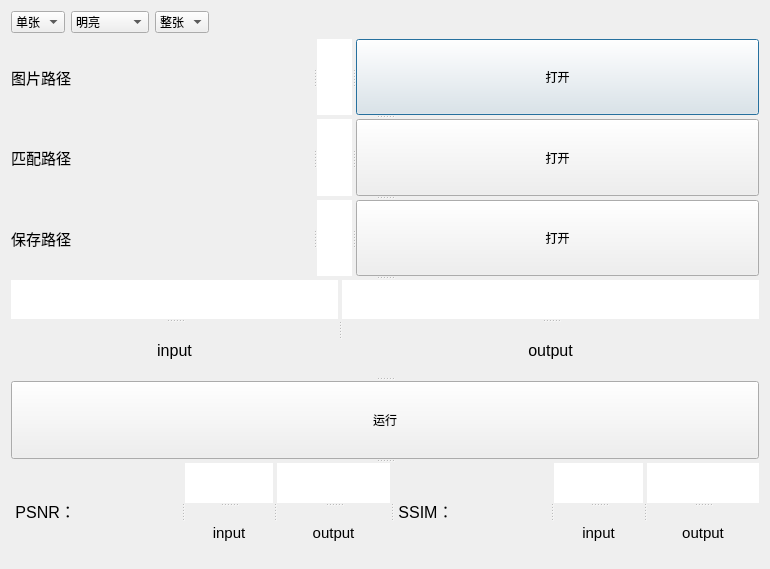
<?xml version="1.0" encoding="UTF-8"?>
<ui version="4.0">
 <class>Dialog</class>
 <widget class="QDialog" name="Dialog">
  <property name="geometry">
   <rect>
    <x>0</x>
    <y>0</y>
    <width>770</width>
    <height>569</height>
   </rect>
  </property>
  <property name="windowTitle">
   <string>Dialog</string>
  </property>
  <layout class="QVBoxLayout" name="verticalLayout_4">
   <item>
    <layout class="QHBoxLayout" name="horizontalLayout">
     <item>
      <widget class="QComboBox" name="comboBox">
       <item>
        <property name="text">
         <string>单张</string>
        </property>
       </item>
       <item>
        <property name="text">
         <string>多张</string>
        </property>
       </item>
      </widget>
     </item>
     <item>
      <widget class="QComboBox" name="comboBox_2">
       <item>
        <property name="text">
         <string>明亮</string>
        </property>
       </item>
       <item>
        <property name="text">
         <string>中度模糊</string>
        </property>
       </item>
       <item>
        <property name="text">
         <string>严重模糊</string>
        </property>
       </item>
      </widget>
     </item>
     <item>
      <widget class="QComboBox" name="comboBox_3">
       <item>
        <property name="text">
         <string>整张</string>
        </property>
       </item>
       <item>
        <property name="text">
         <string>分割</string>
        </property>
       </item>
      </widget>
     </item>
     <item>
      <spacer name="horizontalSpacer_2">
       <property name="orientation">
        <enum>Qt::Horizontal</enum>
       </property>
       <property name="sizeHint" stdset="0">
        <size>
         <width>458</width>
         <height>20</height>
        </size>
       </property>
      </spacer>
     </item>
    </layout>
   </item>
   <item>
    <widget class="QSplitter" name="splitter_15">
     <property name="orientation">
      <enum>Qt::Vertical</enum>
     </property>
     <widget class="QSplitter" name="splitter_13">
      <property name="orientation">
       <enum>Qt::Vertical</enum>
      </property>
      <widget class="QSplitter" name="splitter">
       <property name="orientation">
        <enum>Qt::Horizontal</enum>
       </property>
       <widget class="QLabel" name="label_3">
        <property name="font">
         <font>
          <pointsize>11</pointsize>
         </font>
        </property>
        <property name="text">
         <string>图片路径</string>
        </property>
        <property name="textFormat">
         <enum>Qt::AutoText</enum>
        </property>
        <property name="scaledContents">
         <bool>false</bool>
        </property>
       </widget>
       <widget class="QLabel" name="textEdit">
        <property name="styleSheet">
         <string notr="true">background-color: rgb(255, 255, 255);</string>
        </property>
        <property name="text">
         <string/>
        </property>
       </widget>
       <widget class="QPushButton" name="pushButton">
        <property name="text">
         <string>打开</string>
        </property>
       </widget>
      </widget>
      <widget class="QSplitter" name="splitter_2">
       <property name="orientation">
        <enum>Qt::Horizontal</enum>
       </property>
       <widget class="QLabel" name="label_4">
        <property name="font">
         <font>
          <pointsize>11</pointsize>
         </font>
        </property>
        <property name="text">
         <string>匹配路径</string>
        </property>
        <property name="textFormat">
         <enum>Qt::AutoText</enum>
        </property>
       </widget>
       <widget class="QLabel" name="textEdit_2">
        <property name="styleSheet">
         <string notr="true">background-color: rgb(255, 255, 255);</string>
        </property>
        <property name="text">
         <string/>
        </property>
       </widget>
       <widget class="QPushButton" name="pushButton_2">
        <property name="text">
         <string>打开</string>
        </property>
       </widget>
      </widget>
      <widget class="QSplitter" name="splitter_3">
       <property name="orientation">
        <enum>Qt::Horizontal</enum>
       </property>
       <widget class="QLabel" name="label_10">
        <property name="font">
         <font>
          <pointsize>11</pointsize>
         </font>
        </property>
        <property name="text">
         <string>保存路径</string>
        </property>
        <property name="textFormat">
         <enum>Qt::AutoText</enum>
        </property>
       </widget>
       <widget class="QLabel" name="textEdit_3">
        <property name="styleSheet">
         <string notr="true">background-color: rgb(255, 255, 255);</string>
        </property>
        <property name="text">
         <string/>
        </property>
       </widget>
       <widget class="QPushButton" name="pushButton_4">
        <property name="text">
         <string>打开</string>
        </property>
       </widget>
      </widget>
      <widget class="QSplitter" name="splitter_6">
       <property name="orientation">
        <enum>Qt::Horizontal</enum>
       </property>
       <widget class="QSplitter" name="splitter_4">
        <property name="orientation">
         <enum>Qt::Vertical</enum>
        </property>
        <widget class="QLabel" name="label">
         <property name="styleSheet">
          <string notr="true">background-color: rgb(255, 255, 255);</string>
         </property>
         <property name="text">
          <string/>
         </property>
        </widget>
        <widget class="QLabel" name="label_11">
         <property name="font">
          <font>
           <pointsize>12</pointsize>
          </font>
         </property>
         <property name="text">
          <string>input</string>
         </property>
         <property name="alignment">
          <set>Qt::AlignCenter</set>
         </property>
        </widget>
       </widget>
       <widget class="QSplitter" name="splitter_5">
        <property name="orientation">
         <enum>Qt::Vertical</enum>
        </property>
        <widget class="QLabel" name="label_9">
         <property name="styleSheet">
          <string notr="true">background-color: rgb(255, 255, 255);</string>
         </property>
         <property name="text">
          <string/>
         </property>
        </widget>
        <widget class="QLabel" name="label_13">
         <property name="font">
          <font>
           <pointsize>12</pointsize>
          </font>
         </property>
         <property name="layoutDirection">
          <enum>Qt::LeftToRight</enum>
         </property>
         <property name="text">
          <string>output</string>
         </property>
         <property name="alignment">
          <set>Qt::AlignCenter</set>
         </property>
        </widget>
       </widget>
      </widget>
     </widget>
     <widget class="QSplitter" name="splitter_14">
      <property name="orientation">
       <enum>Qt::Vertical</enum>
      </property>
      <widget class="QSplitter" name="splitter_11">
       <property name="orientation">
        <enum>Qt::Horizontal</enum>
       </property>
       <widget class="QPushButton" name="pushButton_3">
        <property name="text">
         <string>运行</string>
        </property>
       </widget>
      </widget>
      <widget class="QSplitter" name="splitter_12">
       <property name="orientation">
        <enum>Qt::Horizontal</enum>
       </property>
       <widget class="QLabel" name="label_7">
        <property name="font">
         <font>
          <pointsize>12</pointsize>
         </font>
        </property>
        <property name="text">
         <string> PSNR：</string>
        </property>
       </widget>
       <widget class="QSplitter" name="splitter_7">
        <property name="orientation">
         <enum>Qt::Vertical</enum>
        </property>
        <widget class="QLabel" name="label_5">
         <property name="styleSheet">
          <string notr="true">background-color: rgb(255, 255, 255);</string>
         </property>
         <property name="text">
          <string/>
         </property>
        </widget>
        <widget class="QLabel" name="label_14">
         <property name="font">
          <font>
           <pointsize>11</pointsize>
          </font>
         </property>
         <property name="text">
          <string>input</string>
         </property>
         <property name="alignment">
          <set>Qt::AlignCenter</set>
         </property>
        </widget>
       </widget>
       <widget class="QSplitter" name="splitter_8">
        <property name="orientation">
         <enum>Qt::Vertical</enum>
        </property>
        <widget class="QLabel" name="label_16">
         <property name="styleSheet">
          <string notr="true">background-color: rgb(255, 255, 255);</string>
         </property>
         <property name="text">
          <string/>
         </property>
        </widget>
        <widget class="QLabel" name="label_15">
         <property name="font">
          <font>
           <pointsize>11</pointsize>
          </font>
         </property>
         <property name="text">
          <string>output</string>
         </property>
         <property name="alignment">
          <set>Qt::AlignCenter</set>
         </property>
        </widget>
       </widget>
       <widget class="QLabel" name="label_8">
        <property name="font">
         <font>
          <pointsize>12</pointsize>
         </font>
        </property>
        <property name="text">
         <string> SSIM：</string>
        </property>
       </widget>
       <widget class="QSplitter" name="splitter_9">
        <property name="orientation">
         <enum>Qt::Vertical</enum>
        </property>
        <widget class="QLabel" name="label_6">
         <property name="styleSheet">
          <string notr="true">background-color: rgb(255, 255, 255);</string>
         </property>
         <property name="text">
          <string/>
         </property>
        </widget>
        <widget class="QLabel" name="label_18">
         <property name="font">
          <font>
           <pointsize>11</pointsize>
          </font>
         </property>
         <property name="text">
          <string>input</string>
         </property>
         <property name="alignment">
          <set>Qt::AlignCenter</set>
         </property>
        </widget>
       </widget>
       <widget class="QSplitter" name="splitter_10">
        <property name="orientation">
         <enum>Qt::Vertical</enum>
        </property>
        <widget class="QLabel" name="label_17">
         <property name="styleSheet">
          <string notr="true">background-color: rgb(255, 255, 255);</string>
         </property>
         <property name="text">
          <string/>
         </property>
        </widget>
        <widget class="QLabel" name="label_19">
         <property name="font">
          <font>
           <pointsize>11</pointsize>
          </font>
         </property>
         <property name="text">
          <string>output</string>
         </property>
         <property name="alignment">
          <set>Qt::AlignCenter</set>
         </property>
        </widget>
       </widget>
      </widget>
     </widget>
    </widget>
   </item>
  </layout>
 </widget>
 <resources/>
 <connections/>
</ui>
